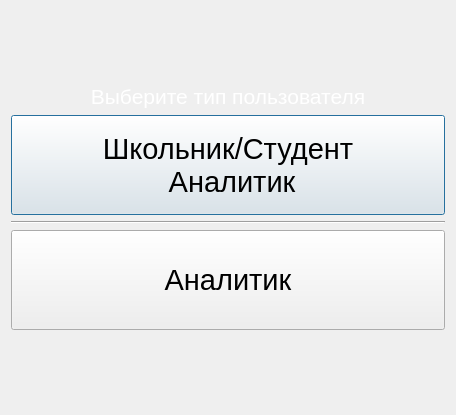
<?xml version="1.0" encoding="UTF-8"?>
<ui version="4.0">
 <class>CheckUserWindow</class>
 <widget class="QDialog" name="CheckUserWindow">
  <property name="geometry">
   <rect>
    <x>0</x>
    <y>0</y>
    <width>456</width>
    <height>415</height>
   </rect>
  </property>
  <property name="windowTitle">
   <string>MNPPhoneAnalyzer | Выбор типа пользователя</string>
  </property>
  <layout class="QVBoxLayout" name="verticalLayout">
   <item>
    <spacer name="verticalSpacer">
     <property name="orientation">
      <enum>Qt::Vertical</enum>
     </property>
     <property name="sizeHint" stdset="0">
      <size>
       <width>20</width>
       <height>107</height>
      </size>
     </property>
    </spacer>
   </item>
   <item>
    <widget class="QLabel" name="label">
     <property name="font">
      <font>
       <family>Tahoma</family>
      </font>
     </property>
     <property name="text">
      <string>&lt;html&gt;&lt;head/&gt;&lt;body&gt;&lt;p align=&quot;center&quot;&gt;&lt;span style=&quot; font-size:16pt; color:#ffffff;&quot;&gt;Выберите тип пользователя&lt;/span&gt;&lt;/p&gt;&lt;/body&gt;&lt;/html&gt;</string>
     </property>
    </widget>
   </item>
   <item>
    <widget class="QPushButton" name="studentButton">
     <property name="minimumSize">
      <size>
       <width>0</width>
       <height>100</height>
      </size>
     </property>
     <property name="font">
      <font>
       <family>Tahoma</family>
       <pointsize>22</pointsize>
      </font>
     </property>
     <property name="text">
      <string>Школьник/Студент
 Аналитик</string>
     </property>
    </widget>
   </item>
   <item>
    <widget class="Line" name="line">
     <property name="orientation">
      <enum>Qt::Horizontal</enum>
     </property>
    </widget>
   </item>
   <item>
    <widget class="QPushButton" name="marketButton">
     <property name="minimumSize">
      <size>
       <width>0</width>
       <height>100</height>
      </size>
     </property>
     <property name="font">
      <font>
       <family>Tahoma</family>
       <pointsize>22</pointsize>
       <weight>50</weight>
       <bold>false</bold>
      </font>
     </property>
     <property name="text">
      <string>Аналитик</string>
     </property>
    </widget>
   </item>
   <item>
    <spacer name="verticalSpacer_2">
     <property name="orientation">
      <enum>Qt::Vertical</enum>
     </property>
     <property name="sizeHint" stdset="0">
      <size>
       <width>20</width>
       <height>107</height>
      </size>
     </property>
    </spacer>
   </item>
  </layout>
 </widget>
 <resources/>
 <connections/>
</ui>
